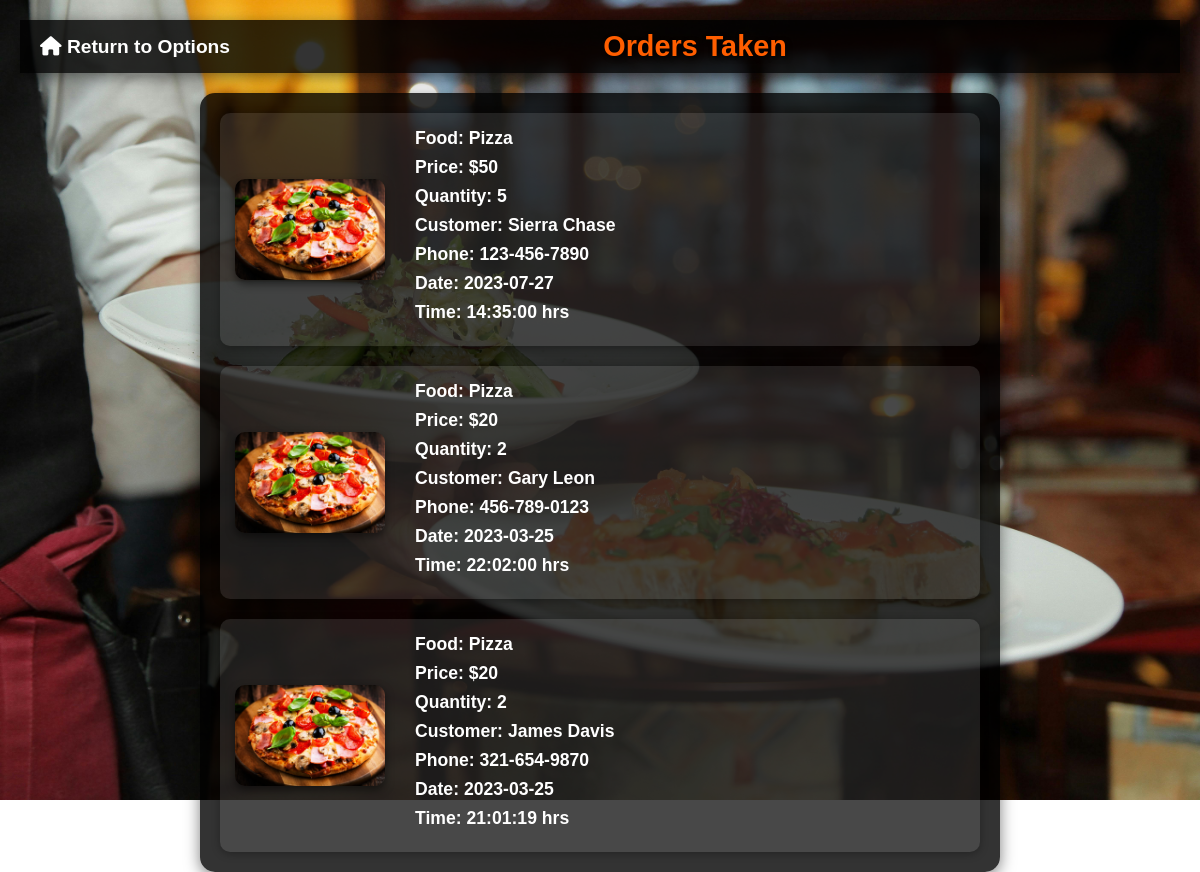
The app's page /restaurant_order.php (signed in) with its own data.
### tables this page shows
CREATE TABLE orders (
    id INTEGER AUTO_INCREMENT PRIMARY KEY, 
    food_id INTEGER NOT NULL,           
    quantity INTEGER NOT NULL,            
    user_id INTEGER NOT NULL,             
    time DATETIME NOT NULL,               
    restaurant_id INTEGER NOT NULL,      
    FOREIGN KEY (food_id) REFERENCES food(id),
    FOREIGN KEY (user_id) REFERENCES Users(user_id),
    FOREIGN KEY (restaurant_id) REFERENCES restaurants(id)
);

CREATE TABLE `food` (
  `id` INT(5) NOT NULL AUTO_INCREMENT,
  `name` VARCHAR(50) NOT NULL,
  `price` DECIMAL(6, 2) NOT NULL DEFAULT 0.00,
  `res_id` INT(5) NOT NULL DEFAULT 1,
  `pref` TINYINT(1) NOT NULL DEFAULT 0,
  `image` VARCHAR(100) DEFAULT NULL,
  `description` TEXT DEFAULT NULL,
  `cuisine` VARCHAR(50) NOT NULL,
  PRIMARY KEY (`id`)
);

CREATE TABLE Users (
    user_id INTEGER PRIMARY KEY AUTO_INCREMENT NOT NULL,
    name TEXT NOT NULL,
    email TEXT NOT NULL,
    password TEXT NOT NULL,
    age INTEGER,
    gender TEXT,
    marital_status TEXT,
    family_size INTEGER,
    phone_number TEXT NOT NULL 
);

### restaurant_order.php (the view, shortened to what this page needs)
<?php
include("config.php");
?>
<!DOCTYPE html>
<html lang="en">
<head>
    <link rel="stylesheet" href="https://cdnjs.cloudflare.com/ajax/libs/font-awesome/6.0.0-beta3/css/all.min.css">
    <link rel="stylesheet" href="css/restaurantorders.css">
</head>
<body>
<div class="navbar">
    <a href="restaurant_home.php" class="back-link"><i class="fas fa-home"></i> Return to Options</a>
    <header class="page-header">Orders Taken</header>
</div>
<div class="menu">
    <?php
    $query = $conn->prepare("SELECT o.*, f.name AS food_name, f.price AS food_price, f.image AS food_image,
                            u.name AS customer_name, u.phone_number AS customer_phone
                            FROM orders o
                            JOIN food f ON f.id = o.food_id
                            JOIN users u ON u.user_id = o.user_id
                            WHERE f.res_id = ? ORDER BY o.time DESC");
    $query->bind_param("i", $_SESSION['id']);
    $query->execute();
    $result = $query->get_result();
    if ($result->num_rows > 0) {
        while ($order = $result->fetch_assoc()) {
            $datetime = explode(" ", $order['time']);
            $order_date = $datetime[0];
            $order_time = $datetime[1];
            $price=$order['food_price']*$order['quantity'];
            echo "<div class='order-item'>";
            echo "<img src='" . htmlspecialchars($order['food_image']) . "' alt='" . htmlspecialchars($order['food_name']) . "'>";
            echo "<div class='order-details'>";
            echo "<h2>Food: " . htmlspecialchars($order['food_name']) . "</h2>";
            echo "<h2>Price: $" . $price . "</h2>";
            echo "<h2>Quantity: " . htmlspecialchars($order['quantity']) . "</h2>";
            echo "<h2>Customer: " . htmlspecialchars($order['customer_name']) . "</h2>";
            echo "<h2>Phone: " . htmlspecialchars($order['customer_phone']) . "</h2>";
            echo "<h2>Date: " . htmlspecialchars($order_date) . "</h2>";
            echo "<h2>Time: " . htmlspecialchars($order_time) . " hrs</h2>";
            echo "</div>";
            echo "</div>";
        }
    } else {
        echo "<h2 style='text-align: center;'>No orders yet!</h2>";
    }
    ?>
</div>
</body>
</html>

### css/restaurantorders.css (style rules this page uses)
* { margin: 0; padding: 0; box-sizing: border-box; }
body { font-family: 'Arial', sans-serif; background: url('../images/pexels-pixabay-262978.jpg') center center / cover no-repeat; color: #fff; height: 100vh; display: flex; flex-direction: column; align-items: center; padding: 20px; }
.navbar { display: flex; align-items: center; justify-content: space-evenly; width: 100%; margin: 0 auto 20px; padding: 10px 20px; background: rgba(0, 0, 0, 0.8); box-shadow: 0px 4px 15px rgba(0, 0, 0, 0.5); color: #ff5e00; }
.back-link { color: #ffffff; text-decoration: none; font-size: 1.2rem; font-weight: bold; transition: color 0.3s; }
.page-header { font-size: 1.8rem; font-weight: bold; text-shadow: 2px 2px 5px rgba(0, 0, 0, 0.8); text-align: center; flex-grow: 1; }
.menu { display: flex; flex-direction: column; gap: 20px; max-width: 800px; width: 100%; background: rgba(0, 0, 0, 0.8); padding: 20px; border-radius: 15px; box-shadow: 0px 4px 15px rgba(0, 0, 0, 0.5); }
.order-item { display: flex; flex-wrap: wrap; align-items: center; justify-content: space-between; background: rgba(255, 255, 255, 0.1); padding: 15px; border-radius: 10px; gap: 15px; box-shadow: 0px 2px 8px rgba(0, 0, 0, 0.3); transition: transform 0.3s ease; }
.order-item img { max-width: 150px; border-radius: 10px; object-fit: cover; box-shadow: 0px 4px 8px rgba(0, 0, 0, 0.5); }
.order-details { flex: 1; padding: 0 15px; color: #fff; }
.order-details h2 { margin-bottom: 8px; font-size: 1.1rem; }

### records on screen
orders: food.name (picture), food.name "Pizza", price "50", quantity "5", user.name "Sierra Chase", user.phone_number "123-456-7890", time "2023-07-27", time "14:35:00"
orders: food.name (picture), food.name "Pizza", price "20", quantity "2", user.name "Gary Leon", user.phone_number "456-789-0123", time "2023-03-25", time "22:02:00"
orders: food.name (picture), food.name "Pizza", price "20", quantity "2", user.name "James Davis", user.phone_number "321-654-9870", time "2023-03-25", time "21:01:19"
